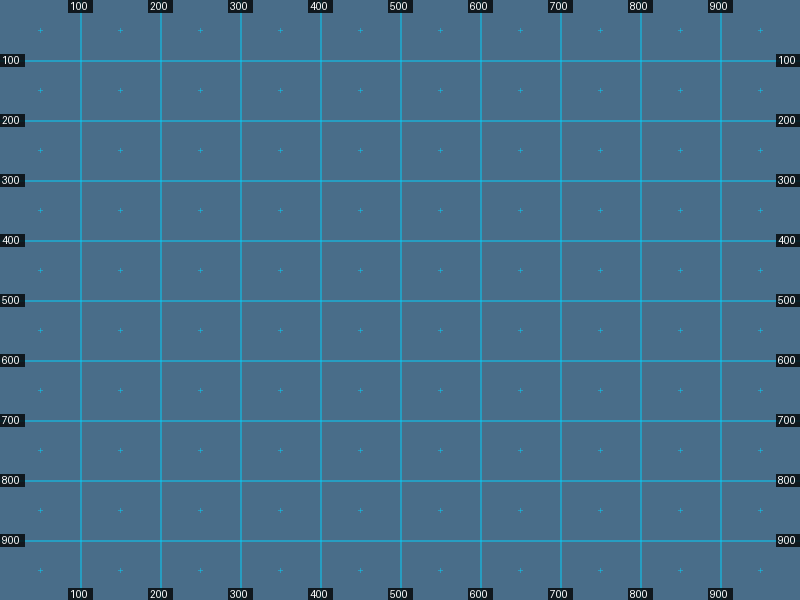

This chart was generated by the following Python code:
from PIL import Image, ImageDraw

def draw_analysis_grid(img: Image.Image) -> Image.Image:
    grid_img = img.copy()
    draw = ImageDraw.Draw(grid_img, "RGBA")
    w, h = img.size
    
    cols = 10
    rows = 10
    line_color = (0, 212, 255, 120)  # Cyan
    text_color = (255, 255, 255, 255)
    text_bg = (0, 0, 0, 200)
    
    for i in range(1, cols):
        x = int(w * (i / cols))
        draw.line([(x, 0), (x, h)], fill=line_color, width=2)
        label = str(int((i / cols) * 1000))
        draw.rectangle([x-12, 0, x+12, 12], fill=text_bg)
        draw.text((x-10, 0), label, fill=text_color)
        draw.rectangle([x-12, h-12, x+12, h], fill=text_bg)
        draw.text((x-10, h-12), label, fill=text_color)
        
    for i in range(1, rows):
        y = int(h * (i / rows))
        draw.line([(0, y), (w, y)], fill=line_color, width=2)
        label = str(int((i / rows) * 1000))
        draw.rectangle([0, y-6, 24, y+6], fill=text_bg)
        draw.text((2, y-6), label, fill=text_color)
        draw.rectangle([w-24, y-6, w, y+6], fill=text_bg)
        draw.text((w-22, y-6), label, fill=text_color)

    # Add center crosshairs for every cell
    for i in range(cols):
        for j in range(rows):
            cx = int(w * ((i + 0.5) / cols))
            cy = int(h * ((j + 0.5) / rows))
            draw.line([(cx-2, cy), (cx+2, cy)], fill=line_color, width=1)
            draw.line([(cx, cy-2), (cx, cy+2)], fill=line_color, width=1)

    return grid_img

# Create dummy image
img = Image.new('RGB', (800, 600), color = (73, 109, 137))
out = draw_analysis_grid(img)
out.save('test_grid.png')
